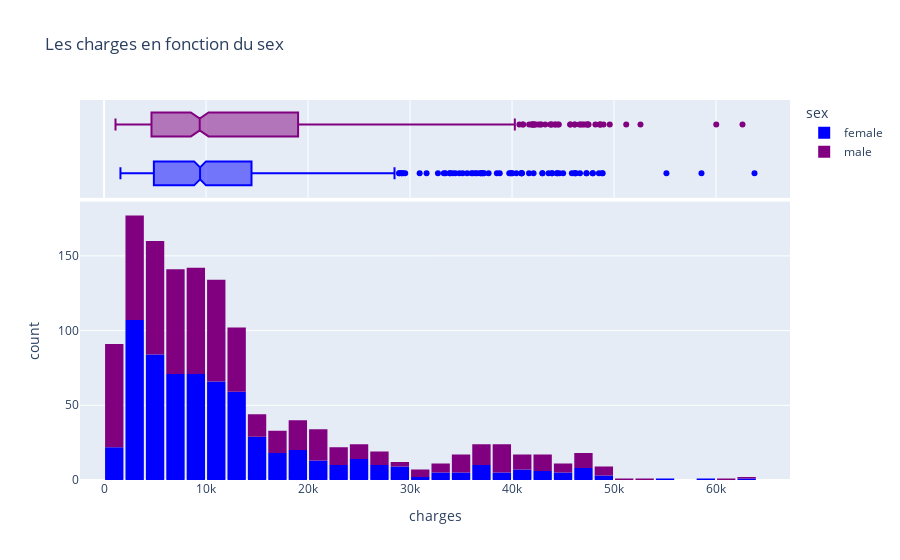

The notebook cell saved with this chart:
### Markdown cell above
- Visualisation des charges en fonction du sex

### Code cell
fig = px.histogram(df,
                    x="charges",
                    marginal="box",
                    color="sex",
                    color_discrete_sequence=["blue", "purple"],
                    title="Les charges en fonction du sex")

fig.update_layout(bargap=0.1)
fig.show()

### Figure 1 — Plotly figure (JSON) as saved in the notebook; plotly's stock layout.template omitted (floating-point values rounded to 4 significant figures; data arrays with more than 128 entries replaced by an {"elided": "..."} marker saying what was removed)
{"data": [{"alignmentgroup": "True", "bingroup": "x", "hovertemplate": "sex=female<br>charges=%{x}<br>count=%{y}<extra></extra>", "legendgroup": "female", "marker": {"color": "blue", "pattern": {"shape": ""}}, "name": "female", "offsetgroup": "female", "orientation": "v", "showlegend": true, "type": "histogram", "x": {"elided": "662 float values"}, "xaxis": "x", "yaxis": "y"}, {"alignmentgroup": "True", "hovertemplate": "sex=female<br>charges=%{x}<extra></extra>", "legendgroup": "female", "marker": {"color": "blue"}, "name": "female", "notched": true, "offsetgroup": "female", "showlegend": false, "type": "box", "x": {"elided": "662 float values"}, "xaxis": "x2", "yaxis": "y2"}, {"alignmentgroup": "True", "bingroup": "x", "hovertemplate": "sex=male<br>charges=%{x}<br>count=%{y}<extra></extra>", "legendgroup": "male", "marker": {"color": "purple", "pattern": {"shape": ""}}, "name": "male", "offsetgroup": "male", "orientation": "v", "showlegend": true, "type": "histogram", "x": {"elided": "675 float values"}, "xaxis": "x", "yaxis": "y"}, {"alignmentgroup": "True", "hovertemplate": "sex=male<br>charges=%{x}<extra></extra>", "legendgroup": "male", "marker": {"color": "purple"}, "name": "male", "notched": true, "offsetgroup": "male", "showlegend": false, "type": "box", "x": {"elided": "675 float values"}, "xaxis": "x2", "yaxis": "y2"}], "layout": {"bargap": 0.1, "barmode": "relative", "legend": {"title": {"text": "sex"}, "tracegroupgap": 0}, "title": {"text": "Les charges en fonction du sex"}, "xaxis": {"anchor": "y", "domain": [0, 1], "title": {"text": "charges"}}, "xaxis2": {"anchor": "y2", "domain": [0, 1], "matches": "x", "showgrid": true, "showticklabels": false}, "yaxis": {"anchor": "x", "domain": [0, 0.7326], "title": {"text": "count"}}, "yaxis2": {"anchor": "x2", "domain": [0.7426, 1], "matches": "y2", "showgrid": false, "showline": false, "showticklabels": false, "ticks": ""}}}
